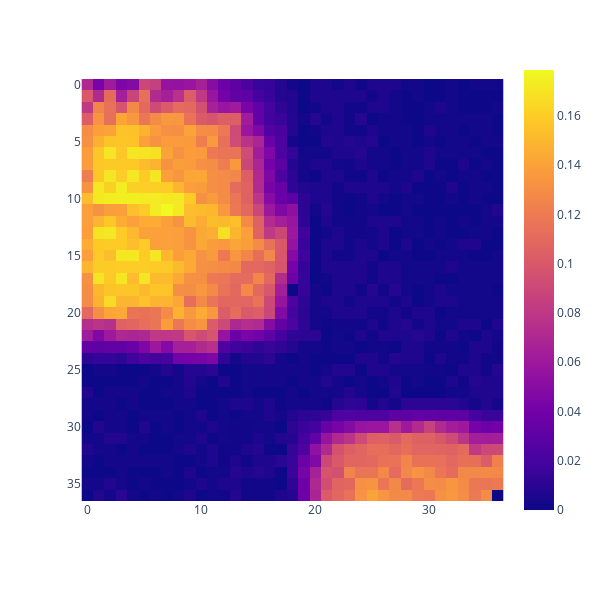

The code cell stored with this chart in its notebook:
### Code cell
# Visualize the environment to validate
visualizations.heatmap(data_array)
# px.imshow(data_array, text_auto=False, width=600, height=600)

### Figure 1 — Plotly figure (JSON) as saved in the notebook; plotly's stock layout.template omitted (floating-point values rounded to 4 significant figures; data arrays with more than 128 entries replaced by an {"elided": "..."} marker saying what was removed)
{"data": [{"coloraxis": "coloraxis", "hovertemplate": "x: %{x}<br>y: %{y}<br>color: %{z}<extra></extra>", "name": "0", "type": "heatmap", "xaxis": "x", "yaxis": "y", "z": {"elided": "37x37 float values"}}], "layout": {"coloraxis": {"colorscale": [[0, "#0d0887"], [0.1111, "#46039f"], [0.2222, "#7201a8"], [0.3333, "#9c179e"], [0.4444, "#bd3786"], [0.5556, "#d8576b"], [0.6667, "#ed7953"], [0.7778, "#fb9f3a"], [0.8889, "#fdca26"], [1, "#f0f921"]]}, "height": 600, "margin": {"t": 60}, "width": 600, "xaxis": {"anchor": "y", "autorange": true, "constrain": "domain", "domain": [0, 1], "range": [-0.5, 36.5], "scaleanchor": "y"}, "yaxis": {"anchor": "x", "autorange": true, "constrain": "domain", "domain": [0.0413, 0.9587], "range": [36.5, -0.5]}}}
